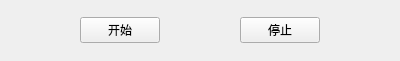
<?xml version="1.0" encoding="UTF-8"?>
<ui version="4.0">
 <class>OperateBtnWidget</class>
 <widget class="QWidget" name="OperateBtnWidget">
  <property name="geometry">
   <rect>
    <x>0</x>
    <y>0</y>
    <width>400</width>
    <height>61</height>
   </rect>
  </property>
  <property name="windowTitle">
   <string>Form</string>
  </property>
  <layout class="QHBoxLayout" name="horizontalLayout">
   <property name="spacing">
    <number>0</number>
   </property>
   <property name="leftMargin">
    <number>0</number>
   </property>
   <property name="topMargin">
    <number>0</number>
   </property>
   <property name="rightMargin">
    <number>0</number>
   </property>
   <property name="bottomMargin">
    <number>0</number>
   </property>
   <item>
    <widget class="QWidget" name="moduleWidget" native="true">
     <layout class="QHBoxLayout" name="horizontalLayout_2">
      <property name="spacing">
       <number>0</number>
      </property>
      <property name="leftMargin">
       <number>0</number>
      </property>
      <property name="topMargin">
       <number>0</number>
      </property>
      <property name="rightMargin">
       <number>0</number>
      </property>
      <property name="bottomMargin">
       <number>0</number>
      </property>
      <item>
       <spacer name="horizontalSpacer_2">
        <property name="orientation">
         <enum>Qt::Horizontal</enum>
        </property>
        <property name="sizeHint" stdset="0">
         <size>
          <width>40</width>
          <height>20</height>
         </size>
        </property>
       </spacer>
      </item>
      <item>
       <widget class="QPushButton" name="btnStart">
        <property name="sizePolicy">
         <sizepolicy hsizetype="Minimum" vsizetype="Fixed">
          <horstretch>0</horstretch>
          <verstretch>0</verstretch>
         </sizepolicy>
        </property>
        <property name="text">
         <string>开始</string>
        </property>
       </widget>
      </item>
      <item>
       <spacer name="horizontalSpacer">
        <property name="orientation">
         <enum>Qt::Horizontal</enum>
        </property>
        <property name="sizeHint" stdset="0">
         <size>
          <width>40</width>
          <height>20</height>
         </size>
        </property>
       </spacer>
      </item>
      <item>
       <widget class="QPushButton" name="btnStop">
        <property name="text">
         <string>停止</string>
        </property>
       </widget>
      </item>
      <item>
       <spacer name="horizontalSpacer_3">
        <property name="orientation">
         <enum>Qt::Horizontal</enum>
        </property>
        <property name="sizeHint" stdset="0">
         <size>
          <width>40</width>
          <height>20</height>
         </size>
        </property>
       </spacer>
      </item>
     </layout>
    </widget>
   </item>
  </layout>
 </widget>
 <resources/>
 <connections/>
</ui>
